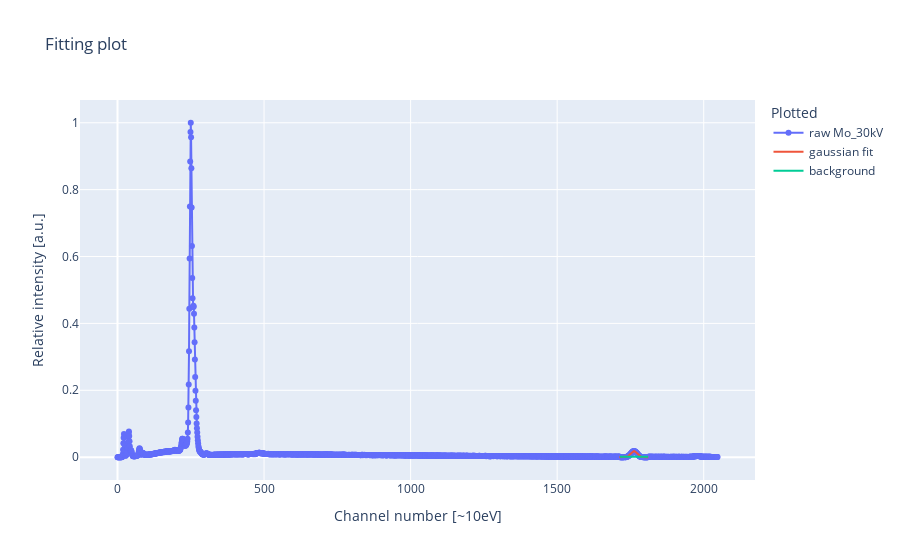
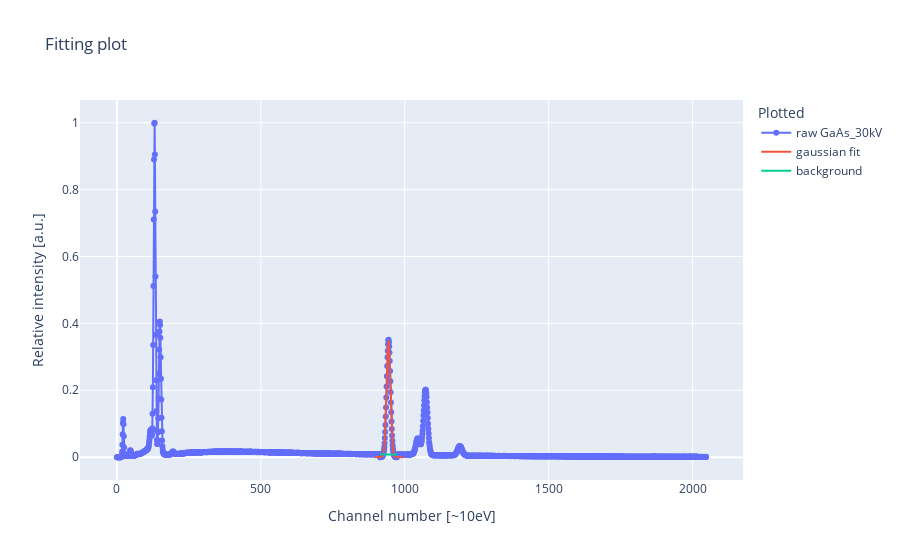

The code cell stored with these charts, in order, in its notebook:
### Code cell
def gaussian_fit_with_bg_removal(arrays, peak_guess, plot=False, use_avg=True):
    # smt
    # bg removal is only estimated at the guessed peak, but subtracted for the whole spectrum
    # bg = linear_background_fit_around_one_peak(arrays, peak_guess, plot=False)
    # xy_est = fit_peak_to_gaussian(arrays_with_bg_removed, peak_guess, give_xy=True)
    # if plot:
    #     plotly_fitting_plot(arrays_with_bg_removed, xy_est, bg_line=bg, start=peak_guess-100, stop=peak_guess+100)
    bg = linear_background_fit_around_one_peak(arrays, peak_guess, plot=False)
    
    if use_avg:
        bg_y_avg = np.array(bg[1]).mean()
        arrays_with_bg_removed = [[arrays[0][0], arrays[0][1] - bg_y_avg]]
    else:
        bg_x = np.arange(bg[0][0], bg[0][1], 1)
        bg_y = np.linspace(bg[1][0], bg[1][1], len(bg_x)) # one y for each channel
        y_raw = arrays[0][1]
        # y_raw from 0:left1, y_raw-bg_y from left1:right0 and y_raw from right0:2048
        bg_removed_y = np.concatenate([y_raw[0:bg[0][0]], y_raw[bg[0][0]:bg[0][1]]-bg_y, y_raw[bg[0][1]:]])
        arrays_with_bg_removed = [[arrays[0][0], bg_removed_y]]

    xy_est = fit_peak_to_gaussian(arrays_with_bg_removed, peak_guess, give_xy=True)
    if plot:
        plotly_fitting_plot(arrays_with_bg_removed, xy_est, bg_line=bg)


gaussian_fit_with_bg_removal(arrays_Mo30, 1762, plot=True, use_avg=False)
gaussian_fit_with_bg_removal(arrays, 945, plot=True, use_avg=False)

### Figure 1 — Plotly figure (JSON) as saved in the notebook; plotly's stock layout.template omitted (floating-point values rounded to 4 significant figures; data arrays with more than 128 entries replaced by an {"elided": "..."} marker saying what was removed)
{"data": [{"mode": "lines+markers", "name": "raw Mo_30kV", "type": "scatter", "x": {"elided": "2048 int values"}, "y": {"elided": "2048 float values"}}, {"mode": "lines", "name": "gaussian fit", "type": "scatter", "x": [1712, 1713, 1714, 1715, 1716, 1717, 1718, 1719, 1720, 1721, 1722, 1723, 1724, 1725, 1726, 1727, 1728, 1729, 1730, 1731, 1732, 1733, 1734, 1735, 1736, 1737, 1738, 1739, 1740, 1741, 1742, 1743, 1744, 1745, 1746, 1747, 1748, 1749, 1750, 1751, 1752, 1753, 1754, 1755, 1756, 1757, 1758, 1759, 1760, 1761, 1762, 1763, 1764, 1765, 1766, 1767, 1768, 1769, 1770, 1771, 1772, 1773, 1774, 1775, 1776, 1777, 1778, 1779, 1780, 1781, 1782, 1783, 1784, 1785, 1786, 1787, 1788, 1789, 1790, 1791, 1792, 1793, 1794, 1795, 1796, 1797, 1798, 1799, 1800, 1801, 1802, 1803, 1804, 1805, 1806, 1807, 1808, 1809, 1810, 1811], "y": [1.261e-07, 2.014e-07, 3.188e-07, 4.998e-07, 7.763e-07, 1.194e-06, 1.82e-06, 2.748e-06, 4.111e-06, 6.09e-06, 8.938e-06, 1.3e-05, 1.872e-05, 2.67e-05, 3.774e-05, 5.284e-05, 7.329e-05, 0.0001007, 0.000137, 0.0001848, 0.0002468, 0.0003265, 0.0004279, 0.0005555, 0.0007145, 0.0009102, 0.001149, 0.001436, 0.001779, 0.002182, 0.002652, 0.003193, 0.003808, 0.004499, 0.005265, 0.006104, 0.007011, 0.007976, 0.008989, 0.01004, 0.0111, 0.01216, 0.0132, 0.01419, 0.01511, 0.01594, 0.01666, 0.01725, 0.01769, 0.01797, 0.01808, 0.01803, 0.0178, 0.01742, 0.01688, 0.0162, 0.01541, 0.01452, 0.01355, 0.01252, 0.01147, 0.0104, 0.00935, 0.008324, 0.007341, 0.006413, 0.00555, 0.004758, 0.00404, 0.003399, 0.002832, 0.002338, 0.001912, 0.001549, 0.001243, 0.0009882, 0.0007782, 0.000607, 0.0004691, 0.0003591, 0.0002723, 0.0002046, 0.0001522, 0.0001122, 8.195e-05, 5.928e-05, 4.248e-05, 3.016e-05, 2.121e-05, 1.477e-05, 1.019e-05, 6.968e-06, 4.719e-06, 3.165e-06, 2.103e-06, 1.385e-06, 9.029e-07, 5.833e-07, 3.732e-07, 2.366e-07]}, {"mode": "lines", "name": "background", "type": "scatter", "x": [1714, 1810], "y": [0.00147, 0.001064]}], "layout": {"legend": {"title": {"text": "Plotted"}}, "title": {"text": "Fitting plot"}, "xaxis": {"title": {"text": "Channel number [~10eV]"}}, "yaxis": {"title": {"text": "Relative intensity [a.u.]"}}}}

### Figure 2 — Plotly figure (JSON) as saved in the notebook; plotly's stock layout.template omitted (floating-point values rounded to 4 significant figures; data arrays with more than 128 entries replaced by an {"elided": "..."} marker saying what was removed)
{"data": [{"mode": "lines+markers", "name": "raw GaAs_30kV", "type": "scatter", "x": {"elided": "2048 int values"}, "y": {"elided": "2048 float values"}}, {"mode": "lines", "name": "gaussian fit", "type": "scatter", "x": [895, 896, 897, 898, 899, 900, 901, 902, 903, 904, 905, 906, 907, 908, 909, 910, 911, 912, 913, 914, 915, 916, 917, 918, 919, 920, 921, 922, 923, 924, 925, 926, 927, 928, 929, 930, 931, 932, 933, 934, 935, 936, 937, 938, 939, 940, 941, 942, 943, 944, 945, 946, 947, 948, 949, 950, 951, 952, 953, 954, 955, 956, 957, 958, 959, 960, 961, 962, 963, 964, 965, 966, 967, 968, 969, 970, 971, 972, 973, 974, 975, 976, 977, 978, 979, 980, 981, 982, 983, 984, 985, 986, 987, 988, 989, 990, 991, 992, 993, 994], "y": [9.747e-13, 2.871e-12, 8.271e-12, 2.33e-11, 6.417e-11, 1.728e-10, 4.552e-10, 1.172e-09, 2.952e-09, 7.271e-09, 1.751e-08, 4.123e-08, 9.495e-08, 2.138e-07, 4.707e-07, 1.014e-06, 2.134e-06, 4.393e-06, 8.845e-06, 1.741e-05, 3.352e-05, 6.31e-05, 0.0001162, 0.0002091, 0.000368, 0.0006334, 0.001066, 0.001754, 0.002824, 0.004444, 0.006838, 0.01029, 0.01514, 0.02179, 0.03066, 0.04218, 0.05675, 0.07466, 0.09606, 0.1208, 0.1487, 0.1788, 0.2104, 0.242, 0.2722, 0.2993, 0.3219, 0.3386, 0.3482, 0.3502, 0.3444, 0.3312, 0.3114, 0.2863, 0.2575, 0.2264, 0.1946, 0.1636, 0.1345, 0.1081, 0.08501, 0.06535, 0.04912, 0.03611, 0.02595, 0.01824, 0.01254, 0.008426, 0.005538, 0.003559, 0.002236, 0.001374, 0.0008258, 0.0004852, 0.0002788, 0.0001567, 8.607e-05, 4.624e-05, 2.429e-05, 1.248e-05, 6.269e-06, 3.08e-06, 1.479e-06, 6.949e-07, 3.192e-07, 1.434e-07, 6.296e-08, 2.704e-08, 1.136e-08, 4.664e-09, 1.873e-09, 7.354e-10, 2.824e-10, 1.06e-10, 3.893e-11, 1.398e-11, 4.908e-12, 1.685e-12, 5.657e-13, 1.857e-13]}, {"mode": "lines", "name": "background", "type": "scatter", "x": [914, 974], "y": [0.008984, 0.007515]}], "layout": {"legend": {"title": {"text": "Plotted"}}, "title": {"text": "Fitting plot"}, "xaxis": {"title": {"text": "Channel number [~10eV]"}}, "yaxis": {"title": {"text": "Relative intensity [a.u.]"}}}}
